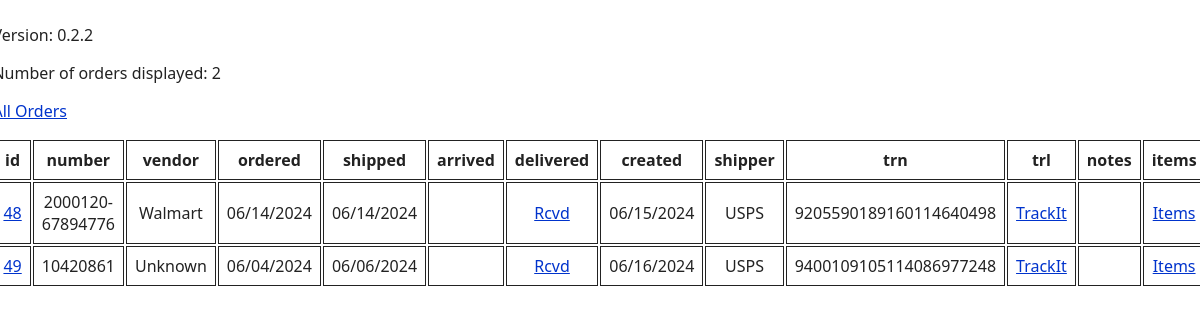
/orders/pending, run on the app's committed database.
### app/models.py (models this page shows)
class Base(DeclarativeBase):
    """Base class for SQLAlchemy models."""

class Order(Base):
    __tablename__ = "orders"
    id: Mapped[int] = mapped_column(primary_key=True)
    number: Mapped[str] = mapped_column(unique=True, index=True)
    ordered: Mapped[Optional[datetime.datetime]]
    shipped: Mapped[Optional[datetime.datetime]]
    arrived: Mapped[Optional[datetime.datetime]]
    delivered: Mapped[Optional[datetime.datetime]]
    notes: Mapped[Optional[str]]
    trn: Mapped[Optional[str]]
    trl: Mapped[Optional[str]]
    created: Mapped[datetime.datetime] = mapped_column(
        DateTime(timezone=True),
        server_default=func.now(),
    )
    vendor_id: Mapped[Optional[int]] = mapped_column(ForeignKey("vendors.id"))
    shipper_id: Mapped[Optional[int]] = mapped_column(ForeignKey("shippers.id"))

class Vendor(Base):
    __tablename__ = "vendors"
    id: Mapped[int] = mapped_column(primary_key=True)
    name: Mapped[str] = mapped_column(unique=True, index=True)

class Shipper(Base):
    __tablename__ = "shippers"
    id: Mapped[int] = mapped_column(primary_key=True)
    name: Mapped[str] = mapped_column(unique=True, index=True)

### app/routes/order/router.py (the view)
@router.get("/pending")
async def pending(request: Request, db: Session = Depends(get_db)) -> HTMLResponse:
    undelivered = True
    context = {
        "orders": get_orders_dict(router, db, undelivered),
        "title": "List of pending orders",
        "version": VERSION,
        "orders_url": router.url_path_for("orders"),
        "orders_title": "All Orders",
    }
    return templates.TemplateResponse(request, "orders.html.j2", context)

### templates/orders.html.j2 (shortened to what this page needs)
<!DOCTYPE html>
<html lang="en">
  <head>
    <link href="{{ url_for('static', path='/styles.css') }}" rel="stylesheet">
  </head>
  <body>
    <div class="container"><div class="child">
    <p>Version: {{ version }}</p>
    <p>Number of orders displayed: {{ orders|length }}</p>
    <p>
      <a href="{{ orders_url }}" title="{{ orders_title }}">{{ orders_title }}</a>
    </p>
    <table>
      <tr>
        <th>
          id
        </th>
        <th>
          number
        </th>
        <th>
          vendor
        </th>
        <th>
          ordered
        </th>
        <th>
          shipped
        </th>
        <th>
          arrived
        </th>
        <th>
          delivered
        </th>
        <th>
          created
        </th>
        <th>
          shipper
        </th>
        <th>
          trn
        </th>
        <th>
          trl
        </th>
        <th>
          notes
        </th>
        <th>
          items
        </th>
      </tr>
{% for order in orders %}
      <tr>
        <td>
          <a href='{{ order.oil }}' title='{{ order.id }}'>{{ order.id }}</a>
        </td>
        <td>
          {{ order.number }}
        </td>
        <td>
          {{ order.vendor }}
        </td>
        <td>
          {{ order.ordered }}
        </td>
        <td>
          {{ order.shipped }}
        </td>
        <td>
        </td>
        <td>
        {% if 'orders' in order.delivered|string %}
          <a href='{{ order.delivered }}' title='Rcvd'>Rcvd</a>
        {% else %}
          {{ order.delivered }}
        {% endif %}
        </td>
        <td>
          {{ order.created }}
        </td>
        <td>
          {{ order.shipper }}
        </td>
        <td>
          {{ order.trn }}
        </td>
        <td>
        {% if order.trl  %}
          <a href='{{ order.trl }}' title='TrackIt'>TrackIt</a>
        {% endif %}
        </td>
        <td>
        </td>
        <td>
        {% if 'piece' in order.pieces  %}
          <a href='{{ order.pieces }}' title='Add'>Add</a>
        {% else %}
          <a href='{{ order.pieces }}' title='Items'>Items</a>
        {% endif %}
        </td>
      </tr>
{% endfor %}
    </table>
    </div></div>
  </body>
</html>

### static/styles.css (style rules this page uses)
body { color: #222; background: #fff; font: 100% system-ui; }
a { color: #0033cc; }
.container { display: flex; justify-content: center; }
th, td { border: 1px solid; text-align: center; padding: 0.5em; }

### data on the page
Order: id "48", number "2000120-67894776", vendor "Walmart", ordered "06/14/2024", shipped "06/14/2024", created "06/15/2024", shipper "USPS", trn "9205590189160114640498"
Order: id "49", number "10420861", vendor "Unknown", ordered "06/04/2024", shipped "06/06/2024", created "06/16/2024", shipper "USPS", trn "9400109105114086977248"

### other printed values
{{ version }} "0.2.2"
{{ orders|length }} "2"
